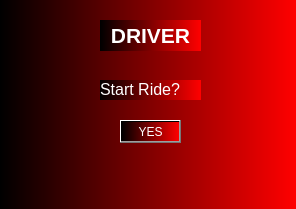
<?xml version="1.0" encoding="UTF-8"?>
<ui version="4.0">
 <class>DriverStartRide</class>
 <widget class="QDialog" name="DriverStartRide">
  <property name="geometry">
   <rect>
    <x>0</x>
    <y>0</y>
    <width>296</width>
    <height>209</height>
   </rect>
  </property>
  <property name="windowTitle">
   <string>Dialog</string>
  </property>
  <property name="styleSheet">
   <string notr="true">font: 8pt &quot;MS Reference Sans Serif&quot;;
background-color: qlineargradient(spread:pad, x1:0, y1:0, x2:1, y2:0, stop:0 rgba(0, 0, 0), stop:1 rgba(255, 0, 0));
color: rgb(255, 255, 255);</string>
  </property>
  <widget class="QPushButton" name="pushButton_Yes">
   <property name="geometry">
    <rect>
     <x>120</x>
     <y>120</y>
     <width>61</width>
     <height>23</height>
    </rect>
   </property>
   <property name="text">
    <string>YES</string>
   </property>
  </widget>
  <widget class="QLabel" name="label">
   <property name="geometry">
    <rect>
     <x>100</x>
     <y>80</y>
     <width>101</width>
     <height>20</height>
    </rect>
   </property>
   <property name="text">
    <string>&lt;html&gt;&lt;head/&gt;&lt;body&gt;&lt;p&gt;&lt;span style=&quot; font-size:12pt;&quot;&gt;Start Ride?&lt;/span&gt;&lt;/p&gt;&lt;/body&gt;&lt;/html&gt;</string>
   </property>
  </widget>
  <widget class="QLabel" name="label_3">
   <property name="geometry">
    <rect>
     <x>100</x>
     <y>20</y>
     <width>101</width>
     <height>31</height>
    </rect>
   </property>
   <property name="text">
    <string>&lt;html&gt;&lt;head/&gt;&lt;body&gt;&lt;p align=&quot;center&quot;&gt;&lt;span style=&quot; font-size:16pt; font-weight:600;&quot;&gt;DRIVER&lt;/span&gt;&lt;/p&gt;&lt;/body&gt;&lt;/html&gt;</string>
   </property>
  </widget>
 </widget>
 <resources/>
 <connections/>
</ui>
